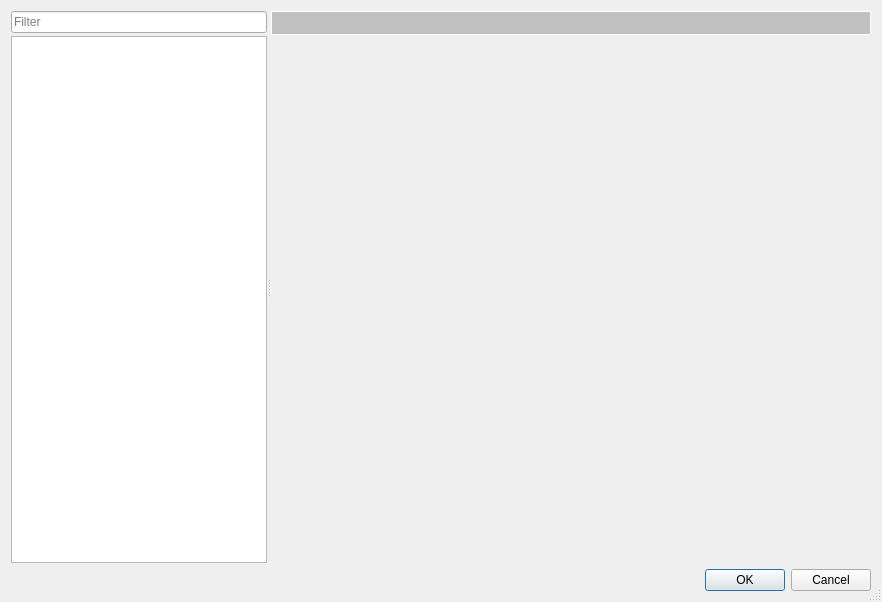
<?xml version="1.0" encoding="UTF-8"?>
<ui version="4.0">
 <class>QmitkPreferencesDialog</class>
 <widget class="QDialog" name="QmitkPreferencesDialog">
  <property name="geometry">
   <rect>
    <x>0</x>
    <y>0</y>
    <width>878</width>
    <height>602</height>
   </rect>
  </property>
  <property name="windowTitle">
   <string>Preferences</string>
  </property>
  <property name="windowIcon">
   <iconset resource="../resources/resources.qrc">
    <normaloff>:/org.mitk.gui.qt.common/preferences-system.png</normaloff>:/org.mitk.gui.qt.common/preferences-system.png</iconset>
  </property>
  <property name="whatsThis">
   <string>Dialog to set application wide preferences</string>
  </property>
  <property name="sizeGripEnabled">
   <bool>true</bool>
  </property>
  <property name="modal">
   <bool>true</bool>
  </property>
  <layout class="QVBoxLayout" name="verticalLayout">
   <item>
    <widget class="QSplitter" name="splitter">
     <property name="minimumSize">
      <size>
       <width>860</width>
       <height>0</height>
      </size>
     </property>
     <property name="orientation">
      <enum>Qt::Horizontal</enum>
     </property>
     <widget class="QWidget" name="widget" native="true">
      <layout class="QVBoxLayout" name="verticalLayout_2">
       <property name="spacing">
        <number>3</number>
       </property>
       <property name="leftMargin">
        <number>0</number>
       </property>
       <property name="topMargin">
        <number>0</number>
       </property>
       <property name="rightMargin">
        <number>0</number>
       </property>
       <property name="bottomMargin">
        <number>0</number>
       </property>
       <item>
        <widget class="ctkSearchBox" name="m_Keyword">
         <property name="placeholderText">
          <string>Filter</string>
         </property>
        </widget>
       </item>
       <item>
        <widget class="QTreeWidget" name="m_PreferencesTree">
         <property name="sizePolicy">
          <sizepolicy hsizetype="Preferred" vsizetype="Expanding">
           <horstretch>0</horstretch>
           <verstretch>0</verstretch>
          </sizepolicy>
         </property>
         <property name="sortingEnabled">
          <bool>true</bool>
         </property>
         <property name="headerHidden">
          <bool>true</bool>
         </property>
         <column>
          <property name="text">
           <string notr="true">1</string>
          </property>
         </column>
        </widget>
       </item>
      </layout>
     </widget>
     <widget class="QWidget" name="widget_2" native="true">
      <property name="sizePolicy">
       <sizepolicy hsizetype="Expanding" vsizetype="Preferred">
        <horstretch>1</horstretch>
        <verstretch>0</verstretch>
       </sizepolicy>
      </property>
      <layout class="QVBoxLayout" name="verticalLayout_3">
       <property name="topMargin">
        <number>0</number>
       </property>
       <property name="rightMargin">
        <number>0</number>
       </property>
       <property name="bottomMargin">
        <number>0</number>
       </property>
       <item>
        <widget class="QLabel" name="m_Headline">
         <property name="palette">
          <palette>
           <active>
            <colorrole role="WindowText">
             <brush brushstyle="SolidPattern">
              <color alpha="255">
               <red>255</red>
               <green>255</green>
               <blue>255</blue>
              </color>
             </brush>
            </colorrole>
            <colorrole role="Button">
             <brush brushstyle="SolidPattern">
              <color alpha="255">
               <red>192</red>
               <green>192</green>
               <blue>192</blue>
              </color>
             </brush>
            </colorrole>
            <colorrole role="Text">
             <brush brushstyle="SolidPattern">
              <color alpha="255">
               <red>255</red>
               <green>255</green>
               <blue>255</blue>
              </color>
             </brush>
            </colorrole>
            <colorrole role="ButtonText">
             <brush brushstyle="SolidPattern">
              <color alpha="255">
               <red>255</red>
               <green>255</green>
               <blue>255</blue>
              </color>
             </brush>
            </colorrole>
            <colorrole role="Base">
             <brush brushstyle="SolidPattern">
              <color alpha="255">
               <red>192</red>
               <green>192</green>
               <blue>192</blue>
              </color>
             </brush>
            </colorrole>
            <colorrole role="Window">
             <brush brushstyle="SolidPattern">
              <color alpha="255">
               <red>192</red>
               <green>192</green>
               <blue>192</blue>
              </color>
             </brush>
            </colorrole>
           </active>
           <inactive>
            <colorrole role="WindowText">
             <brush brushstyle="SolidPattern">
              <color alpha="255">
               <red>255</red>
               <green>255</green>
               <blue>255</blue>
              </color>
             </brush>
            </colorrole>
            <colorrole role="Button">
             <brush brushstyle="SolidPattern">
              <color alpha="255">
               <red>192</red>
               <green>192</green>
               <blue>192</blue>
              </color>
             </brush>
            </colorrole>
            <colorrole role="Text">
             <brush brushstyle="SolidPattern">
              <color alpha="255">
               <red>255</red>
               <green>255</green>
               <blue>255</blue>
              </color>
             </brush>
            </colorrole>
            <colorrole role="ButtonText">
             <brush brushstyle="SolidPattern">
              <color alpha="255">
               <red>255</red>
               <green>255</green>
               <blue>255</blue>
              </color>
             </brush>
            </colorrole>
            <colorrole role="Base">
             <brush brushstyle="SolidPattern">
              <color alpha="255">
               <red>192</red>
               <green>192</green>
               <blue>192</blue>
              </color>
             </brush>
            </colorrole>
            <colorrole role="Window">
             <brush brushstyle="SolidPattern">
              <color alpha="255">
               <red>192</red>
               <green>192</green>
               <blue>192</blue>
              </color>
             </brush>
            </colorrole>
           </inactive>
           <disabled>
            <colorrole role="WindowText">
             <brush brushstyle="SolidPattern">
              <color alpha="255">
               <red>255</red>
               <green>255</green>
               <blue>255</blue>
              </color>
             </brush>
            </colorrole>
            <colorrole role="Button">
             <brush brushstyle="SolidPattern">
              <color alpha="255">
               <red>192</red>
               <green>192</green>
               <blue>192</blue>
              </color>
             </brush>
            </colorrole>
            <colorrole role="Text">
             <brush brushstyle="SolidPattern">
              <color alpha="255">
               <red>255</red>
               <green>255</green>
               <blue>255</blue>
              </color>
             </brush>
            </colorrole>
            <colorrole role="ButtonText">
             <brush brushstyle="SolidPattern">
              <color alpha="255">
               <red>255</red>
               <green>255</green>
               <blue>255</blue>
              </color>
             </brush>
            </colorrole>
            <colorrole role="Base">
             <brush brushstyle="SolidPattern">
              <color alpha="255">
               <red>192</red>
               <green>192</green>
               <blue>192</blue>
              </color>
             </brush>
            </colorrole>
            <colorrole role="Window">
             <brush brushstyle="SolidPattern">
              <color alpha="255">
               <red>192</red>
               <green>192</green>
               <blue>192</blue>
              </color>
             </brush>
            </colorrole>
           </disabled>
          </palette>
         </property>
         <property name="font">
          <font>
           <pointsize>14</pointsize>
           <weight>75</weight>
           <bold>true</bold>
          </font>
         </property>
         <property name="styleSheet">
          <string notr="true">background-color:   silver; 
border-style: solid;
border-width: 1px;
border-color: white;
color: white;</string>
         </property>
         <property name="text">
          <string/>
         </property>
        </widget>
       </item>
       <item>
        <widget class="QStackedWidget" name="m_PreferencesPanel"/>
       </item>
      </layout>
     </widget>
    </widget>
   </item>
   <item>
    <widget class="QDialogButtonBox" name="buttonBox">
     <property name="orientation">
      <enum>Qt::Horizontal</enum>
     </property>
     <property name="standardButtons">
      <set>QDialogButtonBox::Cancel|QDialogButtonBox::Ok</set>
     </property>
    </widget>
   </item>
  </layout>
 </widget>
 <customwidgets>
  <customwidget>
   <class>ctkSearchBox</class>
   <extends>QLineEdit</extends>
   <header>ctkSearchBox.h</header>
  </customwidget>
 </customwidgets>
 <resources>
  <include location="../resources/resources.qrc"/>
 </resources>
 <connections>
  <connection>
   <sender>buttonBox</sender>
   <signal>accepted()</signal>
   <receiver>QmitkPreferencesDialog</receiver>
   <slot>accept()</slot>
   <hints>
    <hint type="sourcelabel">
     <x>248</x>
     <y>254</y>
    </hint>
    <hint type="destinationlabel">
     <x>157</x>
     <y>274</y>
    </hint>
   </hints>
  </connection>
  <connection>
   <sender>buttonBox</sender>
   <signal>rejected()</signal>
   <receiver>QmitkPreferencesDialog</receiver>
   <slot>reject()</slot>
   <hints>
    <hint type="sourcelabel">
     <x>316</x>
     <y>260</y>
    </hint>
    <hint type="destinationlabel">
     <x>286</x>
     <y>274</y>
    </hint>
   </hints>
  </connection>
 </connections>
</ui>
